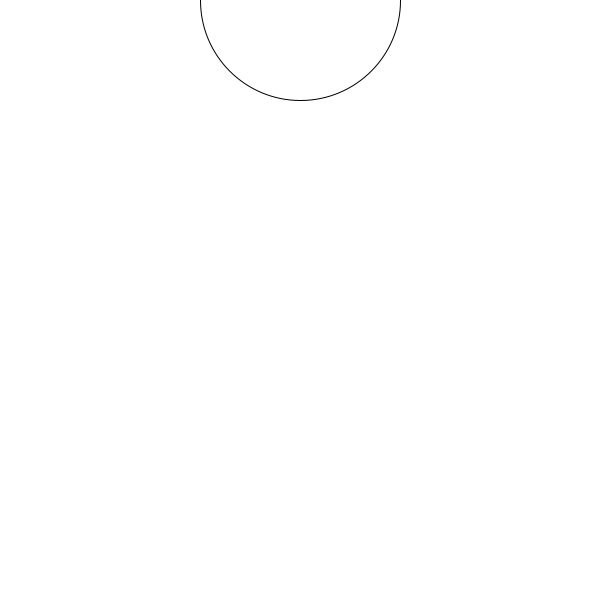
Frame 1 (no input)
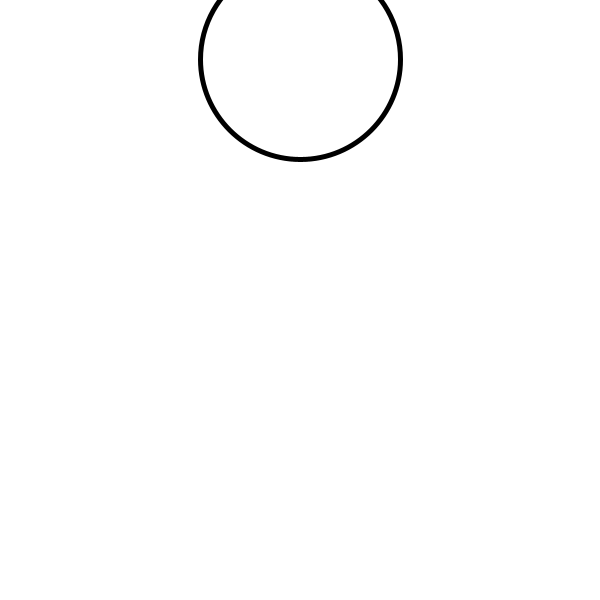
Frame 60 (the mouse pressed at the canvas centre just before this capture)
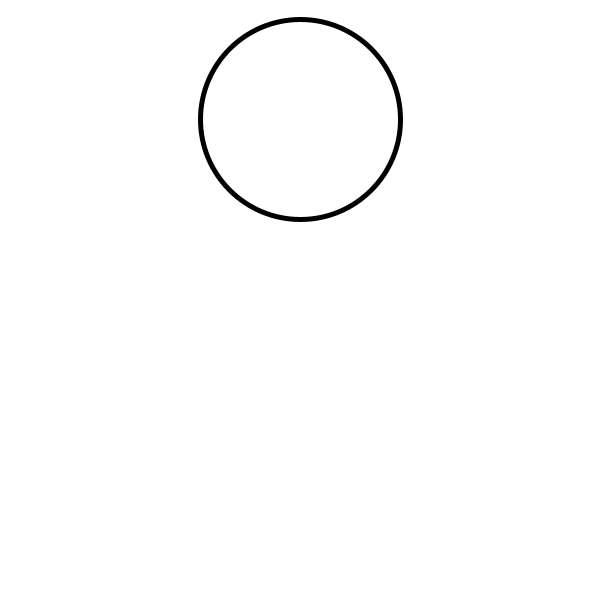
Frame 120 (the mouse held since frame 60 and released just before this capture)

The Processing sketch that drew these frames (run headless with seeded random() and noise(); from frame 60 on, the mouse is pressed at the canvas centre):

// Processing sketch: sketch_260219a
// ── sketch_260219a.pde

int a;


void setup() {
size(600, 600);
 a = 0;
  
  
} 

void draw() {
  background(255);
ellipse(300, a, 200, 200);
strokeWeight(5);
a = a + 1;
if(a>700) {
a = -100;
}
}
